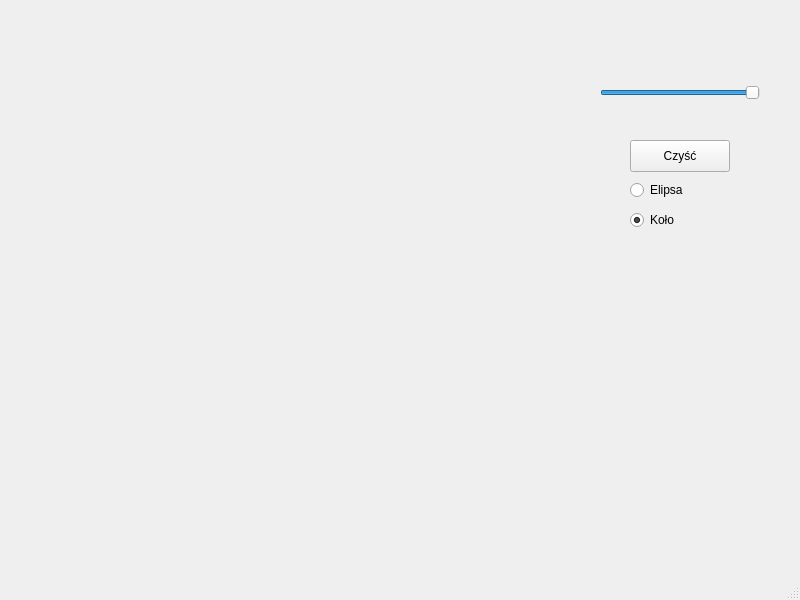
<?xml version="1.0" encoding="UTF-8"?>
<ui version="4.0">
 <class>MainWindow</class>
 <widget class="QMainWindow" name="MainWindow">
  <property name="geometry">
   <rect>
    <x>0</x>
    <y>0</y>
    <width>800</width>
    <height>600</height>
   </rect>
  </property>
  <property name="windowTitle">
   <string>Okregi</string>
  </property>
  <widget class="QWidget" name="centralwidget">
   <widget class="Ekran" name="ekran" native="true">
    <property name="geometry">
     <rect>
      <x>10</x>
      <y>0</y>
      <width>541</width>
      <height>531</height>
     </rect>
    </property>
   </widget>
   <widget class="QSlider" name="suwak">
    <property name="geometry">
     <rect>
      <x>600</x>
      <y>80</y>
      <width>160</width>
      <height>25</height>
     </rect>
    </property>
    <property name="tabletTracking">
     <bool>false</bool>
    </property>
    <property name="minimum">
     <number>3</number>
    </property>
    <property name="maximum">
     <number>100</number>
    </property>
    <property name="sliderPosition">
     <number>100</number>
    </property>
    <property name="orientation">
     <enum>Qt::Horizontal</enum>
    </property>
    <property name="invertedAppearance">
     <bool>false</bool>
    </property>
    <property name="invertedControls">
     <bool>false</bool>
    </property>
   </widget>
   <widget class="QPushButton" name="b_czysc">
    <property name="geometry">
     <rect>
      <x>630</x>
      <y>140</y>
      <width>100</width>
      <height>32</height>
     </rect>
    </property>
    <property name="text">
     <string>Czyść</string>
    </property>
   </widget>
   <widget class="QRadioButton" name="radioElipsa">
    <property name="geometry">
     <rect>
      <x>630</x>
      <y>180</y>
      <width>99</width>
      <height>20</height>
     </rect>
    </property>
    <property name="text">
     <string>Elipsa</string>
    </property>
   </widget>
   <widget class="QRadioButton" name="radioKolo">
    <property name="geometry">
     <rect>
      <x>630</x>
      <y>210</y>
      <width>99</width>
      <height>20</height>
     </rect>
    </property>
    <property name="text">
     <string>Koło</string>
    </property>
    <property name="checked">
     <bool>true</bool>
    </property>
   </widget>
  </widget>
  <widget class="QMenuBar" name="menubar">
   <property name="geometry">
    <rect>
     <x>0</x>
     <y>0</y>
     <width>800</width>
     <height>24</height>
    </rect>
   </property>
  </widget>
  <widget class="QStatusBar" name="statusbar"/>
 </widget>
 <customwidgets>
  <customwidget>
   <class>Ekran</class>
   <extends>QWidget</extends>
   <header location="global">ekran.h</header>
   <container>1</container>
  </customwidget>
 </customwidgets>
 <resources/>
 <connections/>
</ui>
